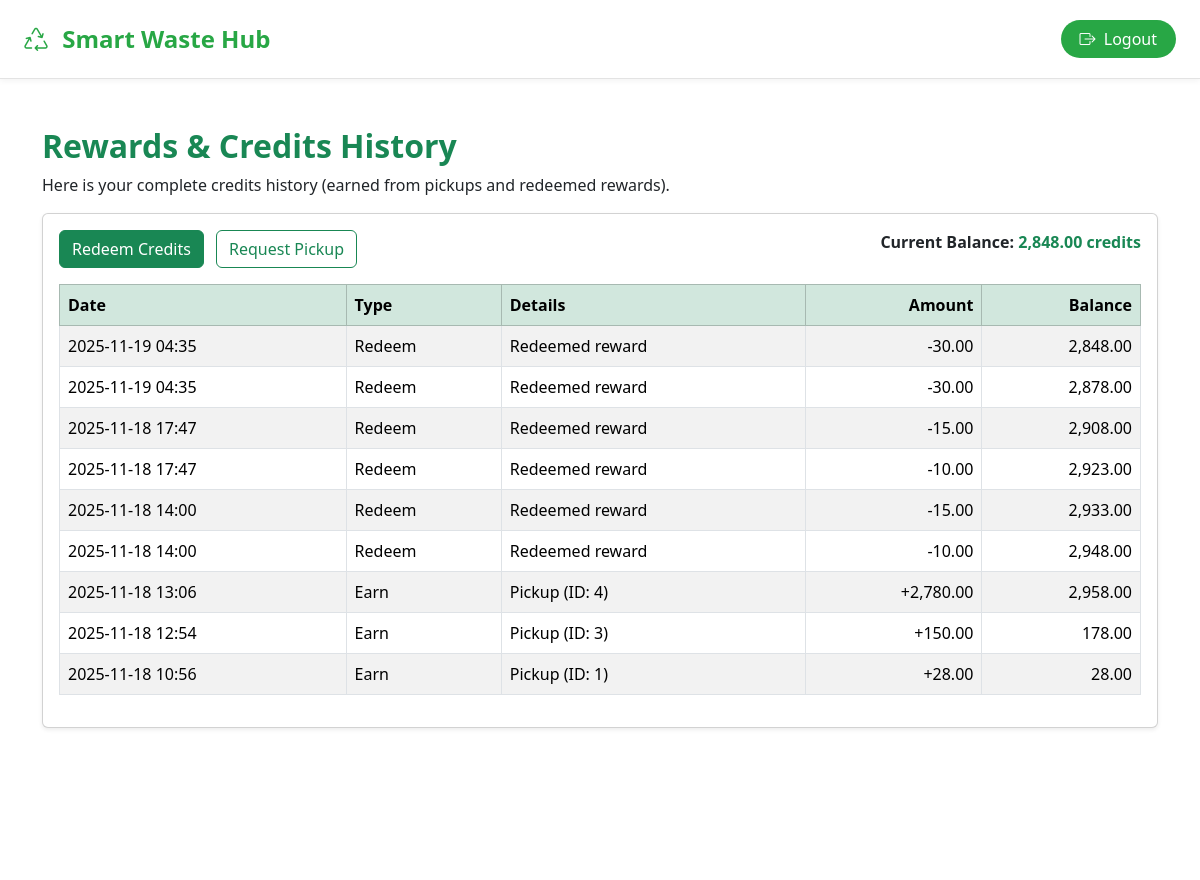
Page /frontend/household_rewards_history.php (signed in) on the committed database.
### tables this page shows
CREATE TABLE `reward_transactions` (
  `id` int(11) NOT NULL,
  `user_id` int(11) NOT NULL,
  `pickup_id` int(11) DEFAULT NULL,
  `credits` decimal(8,2) NOT NULL,
  `type` enum('earn','spend','redeem') NOT NULL,
  `created_at` timestamp NOT NULL DEFAULT current_timestamp()
);

### frontend/household_rewards_history.php (the view, shortened to what this page needs)
<?php
require_once __DIR__ . '/../backend/config.php';
$user_id = (int)$_SESSION['user_id'];
$stmt = $conn->prepare("
    SELECT id, pickup_id, credits, type, created_at
    FROM reward_transactions
    WHERE user_id = ?
    ORDER BY created_at ASC, id ASC
");
$stmt->bind_param("i", $user_id);
$stmt->execute();
$result = $stmt->get_result();
$transactions = [];
while ($row = $result->fetch_assoc()) {
    $transactions[] = $row;
}
$running = 0;
$tx_with_balance = [];
foreach ($transactions as $t) {
    $credits = (float)$t['credits'];
    if ($t['type'] === 'earn') {
        $running += $credits;
        $signed = '+' . number_format($credits, 2);
    } else {
        $running -= $credits;
        $signed = '-' . number_format($credits, 2);
    }
    $tx_with_balance[] = [
        'id' => $t['id'],
        'pickup_id' => $t['pickup_id'],
        'type' => $t['type'],
        'credits' => $credits,
        'signed' => $signed,
        'created_at' => $t['created_at'],
        'balance' => $running,
    ];
}
$tx_with_balance = array_reverse($tx_with_balance);
include __DIR__ . '/includes/header.php';
?>
<h2 class="text-success fw-bold">Rewards & Credits History</h2>
<p>Here is your complete credits history (earned from pickups and redeemed rewards).</p>
<div class="card mt-3 p-3 shadow-sm">
    <div class="row mb-3">
        <div class="col">
            <a href="/smartwastehub/frontend/household_redeem.php" class="btn btn-success">Redeem Credits</a>
            <a href="/smartwastehub/frontend/household_request_pickup.php" class="btn btn-outline-success ms-2">Request Pickup</a>
        </div>
        <div class="col text-end">
            <strong>Current Balance:</strong>
            <span class="text-success fw-bold"><?= number_format($tx_with_balance ? $tx_with_balance[0]['balance'] : ($walletRow['balance'] ?? 0), 2) ?> credits</span>
        </div>
    </div>
    <?php if (count($tx_with_balance) === 0): ?>
        <div class="alert alert-info">No transactions yet. Earn credits by completing pickups or redeem rewards once you have credits.</div>
    <?php else: ?>
        <div class="table-responsive">
        <table class="table table-striped table-bordered">
            <thead class="table-success">
                <tr>
                    <th>Date</th>
                    <th>Type</th>
                    <th>Details</th>
                    <th class="text-end">Amount</th>
                    <th class="text-end">Balance</th>
                </tr>
            </thead>
            <tbody>
            <?php foreach ($tx_with_balance as $tx): ?>
                <tr>
                    <td><?= htmlspecialchars(date("Y-m-d H:i", strtotime($tx['created_at']))) ?></td>
                    <td><?= htmlspecialchars(ucfirst($tx['type'])) ?></td>
                    <td>
                        <?php
                        if ($tx['type'] === 'earn' && !empty($tx['pickup_id'])) {
                            echo "Pickup (ID: " . intval($tx['pickup_id']) . ")";
                        } elseif ($tx['type'] === 'redeem' || $tx['type'] === 'spend') {
                            echo "Redeemed reward";
                        } else {
                            echo "Transaction";
                        }
                        ?>
                    </td>
                    <td class="text-end"><?= $tx['signed'] ?> </td>
                    <td class="text-end"><?= number_format($tx['balance'], 2) ?></td>
                </tr>
            <?php endforeach; ?>
            </tbody>
        </table>
        </div>
    <?php endif; ?>
</div>
<?php include __DIR__ . '/includes/footer.php'; ?>

### rows in the picture
reward_transactions: created_at "2025-11-19 04:35", type "Redeem", shows "Redeemed reward", signed "-30.00", balance "2,848.00"
reward_transactions: created_at "2025-11-19 04:35", type "Redeem", shows "Redeemed reward", signed "-30.00", balance "2,878.00"
reward_transactions: created_at "2025-11-18 17:47", type "Redeem", shows "Redeemed reward", signed "-15.00", balance "2,908.00"
reward_transactions: created_at "2025-11-18 17:47", type "Redeem", shows "Redeemed reward", signed "-10.00", balance "2,923.00"
reward_transactions: created_at "2025-11-18 14:00", type "Redeem", shows "Redeemed reward", signed "-15.00", balance "2,933.00"
reward_transactions: created_at "2025-11-18 14:00", type "Redeem", shows "Redeemed reward", signed "-10.00", balance "2,948.00"
reward_transactions: created_at "2025-11-18 13:06", type "Earn", pickup "4", signed "+2,780.00", balance "2,958.00"
reward_transactions: created_at "2025-11-18 12:54", type "Earn", pickup "3", signed "+150.00", balance "178.00"
reward_transactions: created_at "2025-11-18 10:56", type "Earn", pickup "1", signed "+28.00", balance "28.00"
